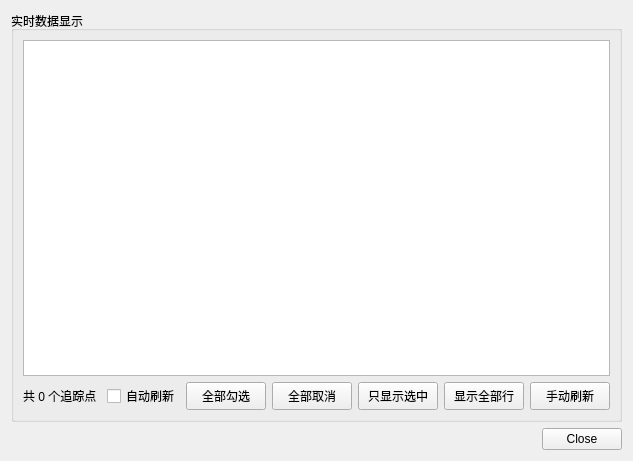
<?xml version="1.0" encoding="UTF-8"?>
<ui version="4.0">
 <class>trackingpointdatatable</class>
 <widget class="QWidget" name="trackingpointdatatable">
  <property name="geometry">
   <rect>
    <x>0</x>
    <y>0</y>
    <width>633</width>
    <height>461</height>
   </rect>
  </property>
  <property name="windowTitle">
   <string>Form</string>
  </property>
  <layout class="QVBoxLayout" name="verticalLayout">
   <item>
    <widget class="QGroupBox" name="groupBox">
     <property name="title">
      <string>实时数据显示</string>
     </property>
     <layout class="QVBoxLayout" name="verticalLayout_2">
      <item>
       <widget class="QTableWidget" name="tab_datatable">
        <property name="alternatingRowColors">
         <bool>true</bool>
        </property>
        <property name="selectionMode">
         <enum>QAbstractItemView::SingleSelection</enum>
        </property>
        <property name="selectionBehavior">
         <enum>QAbstractItemView::SelectRows</enum>
        </property>
       </widget>
      </item>
      <item>
       <layout class="QHBoxLayout" name="horizontalLayout">
        <item>
         <widget class="QLabel" name="lab_Count">
          <property name="text">
           <string>共 0 个追踪点</string>
          </property>
         </widget>
        </item>
        <item>
         <spacer name="horizontalSpacer">
          <property name="orientation">
           <enum>Qt::Horizontal</enum>
          </property>
          <property name="sizeHint" stdset="0">
           <size>
            <width>40</width>
            <height>20</height>
           </size>
          </property>
         </spacer>
        </item>
        <item>
         <widget class="QCheckBox" name="cbox_AutoRefresh">
          <property name="text">
           <string>自动刷新</string>
          </property>
          <property name="checked">
           <bool>false</bool>
          </property>
         </widget>
        </item>
        <item>
         <widget class="QPushButton" name="pbtn_ShowAll">
          <property name="minimumSize">
           <size>
            <width>0</width>
            <height>28</height>
           </size>
          </property>
          <property name="toolTip">
           <string>勾选所有行的复选框</string>
          </property>
          <property name="text">
           <string>全部勾选</string>
          </property>
         </widget>
        </item>
        <item>
         <widget class="QPushButton" name="pbtn_HideAll">
          <property name="minimumSize">
           <size>
            <width>0</width>
            <height>28</height>
           </size>
          </property>
          <property name="toolTip">
           <string>取消勾选所有行</string>
          </property>
          <property name="text">
           <string>全部取消</string>
          </property>
         </widget>
        </item>
        <item>
         <widget class="QPushButton" name="pbtn_ShowSelected">
          <property name="minimumSize">
           <size>
            <width>0</width>
            <height>28</height>
           </size>
          </property>
          <property name="toolTip">
           <string>隐藏未勾选的行</string>
          </property>
          <property name="text">
           <string>只显示选中</string>
          </property>
         </widget>
        </item>
        <item>
         <widget class="QPushButton" name="pbtn_ShowAllRows">
          <property name="minimumSize">
           <size>
            <width>0</width>
            <height>28</height>
           </size>
          </property>
          <property name="toolTip">
           <string>显示表格所有行</string>
          </property>
          <property name="text">
           <string>显示全部行</string>
          </property>
         </widget>
        </item>
        <item>
         <widget class="QPushButton" name="pbtn_Refresh">
          <property name="minimumSize">
           <size>
            <width>0</width>
            <height>28</height>
           </size>
          </property>
          <property name="text">
           <string>手动刷新</string>
          </property>
         </widget>
        </item>
       </layout>
      </item>
     </layout>
    </widget>
   </item>
   <item>
    <widget class="QDialogButtonBox" name="buttonBox">
     <property name="standardButtons">
      <set>QDialogButtonBox::Close</set>
     </property>
    </widget>
   </item>
  </layout>
 </widget>
 <resources/>
 <connections/>
</ui>
